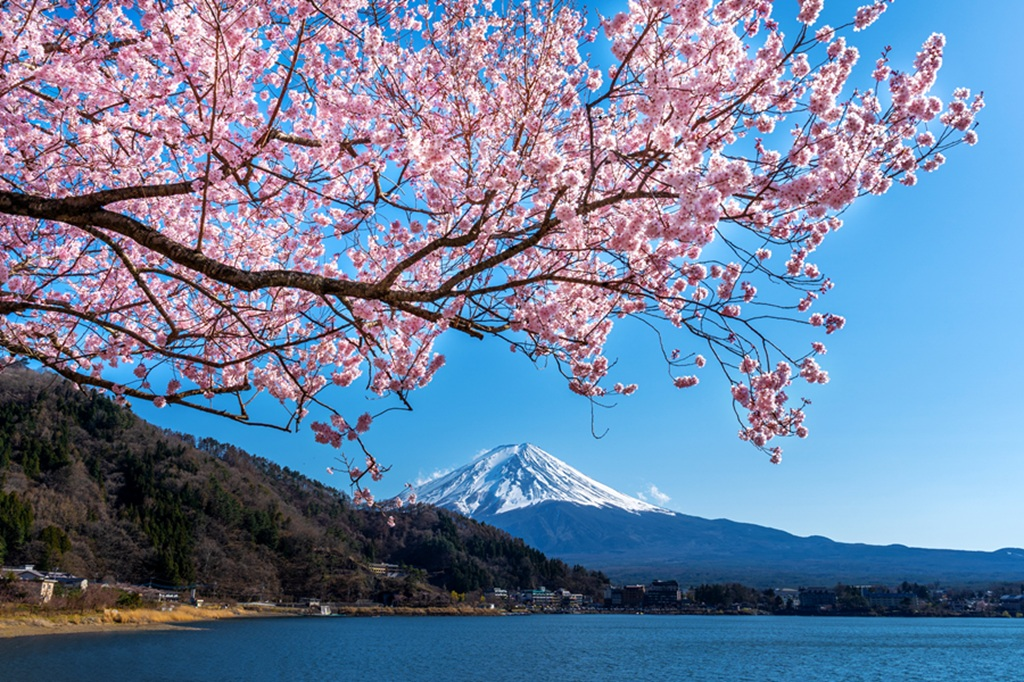
#> input picture Dataset/lab2/small.jpg, 1024 x 682 px, found by its file name
$ python lab2.py
#> lines starting #> are read from the running program, lines starting #| are printed output that depends on the picture
# ============================================================
# DVP LAB
# IMAGE ENHANCEMENT - TRANSFORMATION FUNCTIONS
#
# 1. Negative
#       S = L - 1 - r
#
# 2. Power Law / Gamma Correction
#       S = c(r^gamma)
#
# 3. Log Transformation
#       S = c log(1 + r)
#
# i)  Without library
# ii) With tool/library
#
# Input:
# E:input_path = r"\Users\AISHWARYA\Downloads\divp\lab2\small.jpg"
#
# Output:
# E:\Download\DVP_Lab_Image_Enhancement
# ============================================================


# ============================================================
# 1. IMPORT LIBRARIES
# ============================================================

import os
import numpy as np
import matplotlib.pyplot as plt
from PIL import Image


# ============================================================
# 2. INPUT IMAGE
# ============================================================

input_path = r"C:\Users\AISHWARYA\Downloads\divp\lab2\small.jpg"

# ============================================================
# 3. MAIN OUTPUT FOLDER
# ============================================================

main_folder = r"C:\Users\AISHWARYA\Downloads\divp\lab2\DVP_Lab_Image_Enhancement"

without_library_folder = os.path.join(
    main_folder,
    "01_Without_Library"
)

with_library_folder = os.path.join(
    main_folder,
    "02_With_Library"
)

comparison_folder = os.path.join(
    main_folder,
    "03_Comparison"
)


# ============================================================
# 4. CREATE FOLDERS
# ============================================================

os.makedirs(without_library_folder, exist_ok=True)
os.makedirs(with_library_folder, exist_ok=True)
os.makedirs(comparison_folder, exist_ok=True)


print("Output folders created successfully!")
print()
print("Main folder:")
print(main_folder)


# ============================================================
# 5. READ IMAGE
# ============================================================

img_pil = Image.open(input_path).convert("L")
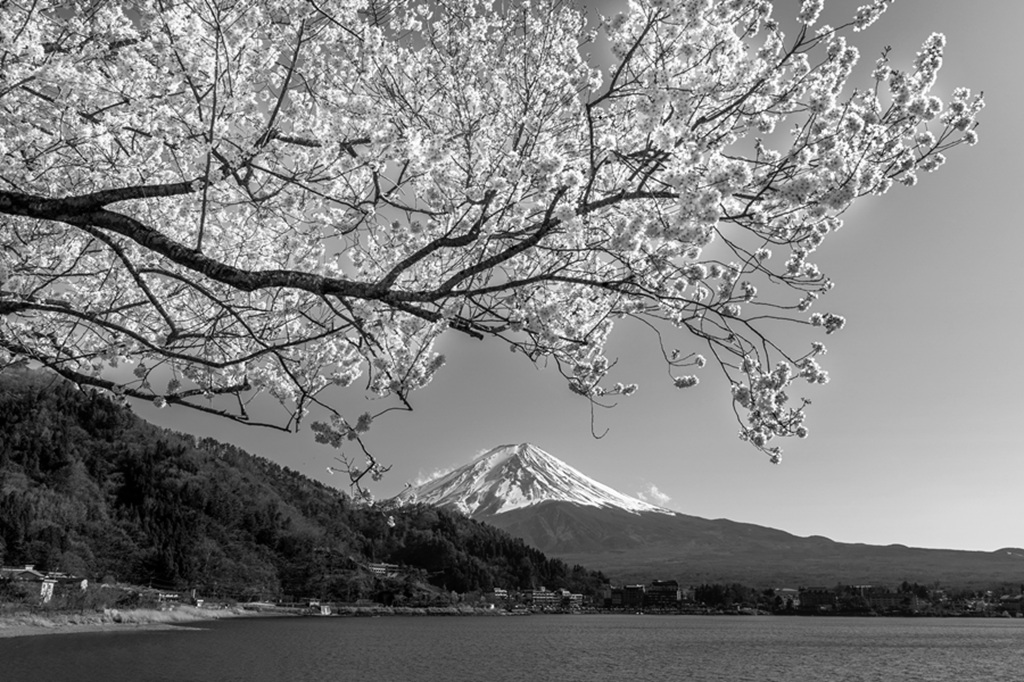
#> img_pil: PIL image 1024x682 L; min 0, max 255, mean 126.8

image = np.array(img_pil)

print()
print("Image loaded successfully!")
print("Image shape:", image.shape)
#| Image shape: (682, 1024)
print("Image size:", image.size)
#| Image size: 698368


# ============================================================
# 6. FUNCTION TO SAVE IMAGE
# ============================================================

def save_image(array, filename, folder, quality=90):

    path = os.path.join(folder, filename)

    image_to_save = Image.fromarray(
        np.uint8(np.clip(array, 0, 255))
    )

    image_to_save.save(
        path,
        "JPEG",
        quality=quality,
        optimize=True
    )

    return path


# ============================================================
# 7. NEGATIVE TRANSFORMATION
#
# Formula:
#
# S = L - 1 - r
#
# For 8-bit image:
#
# L = 256
#
# Therefore:
#
# S = 255 - r
# ============================================================

def negative_without_library(img):

    L = 256

    result = np.zeros_like(img)

    rows, cols = img.shape

    for i in range(rows):

        for j in range(cols):

            r = int(img[i, j])

            result[i, j] = L - 1 - r

    return result


# ============================================================
# 8. GAMMA CORRECTION WITHOUT LIBRARY
#
# Formula:
#
# S = c(r^gamma)
#
# Normalize r to [0,1]
# ============================================================

def gamma_without_library(img, gamma, c=1):

    result = np.zeros_like(img, dtype=np.float64)

    rows, cols = img.shape

    for i in range(rows):

        for j in range(cols):

            r = img[i, j] / 255.0

            s = c * (r ** gamma)

            result[i, j] = s * 255

    return np.uint8(
        np.clip(result, 0, 255)
    )


# ============================================================
# 9. LOG TRANSFORMATION WITHOUT LIBRARY
#
# Formula:
#
# S = c log(1 + r)
#
# r is normalized to [0,255]
#
# c = 255 / log(256)
# ============================================================

def log_without_library(img):

    result = np.zeros_like(
        img,
        dtype=np.float64
    )

    c = 255 / np.log(256)

    rows, cols = img.shape

    for i in range(rows):

        for j in range(cols):

            r = int(img[i, j])

            s = c * np.log(1 + r)

            result[i, j] = s

    return np.uint8(
        np.clip(result, 0, 255)
    )


# ============================================================
# 10. RUN WITHOUT LIBRARY
# ============================================================

negative_no_lib = negative_without_library(image)
#> after the loop in negative_without_library, `for i in range(rows):`:
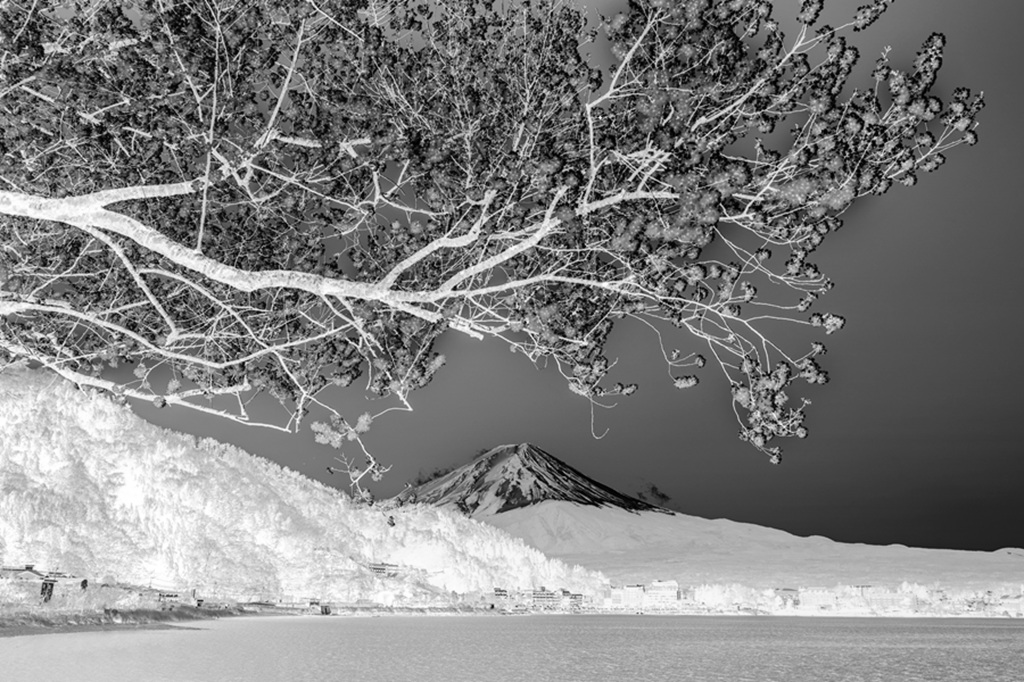
#> result: shape (682, 1024); min 0, max 255, mean 128.2

gamma05_no_lib = gamma_without_library(
    image,
    gamma=0.5
)
#> after the loop in gamma_without_library, `for i in range(rows):`:
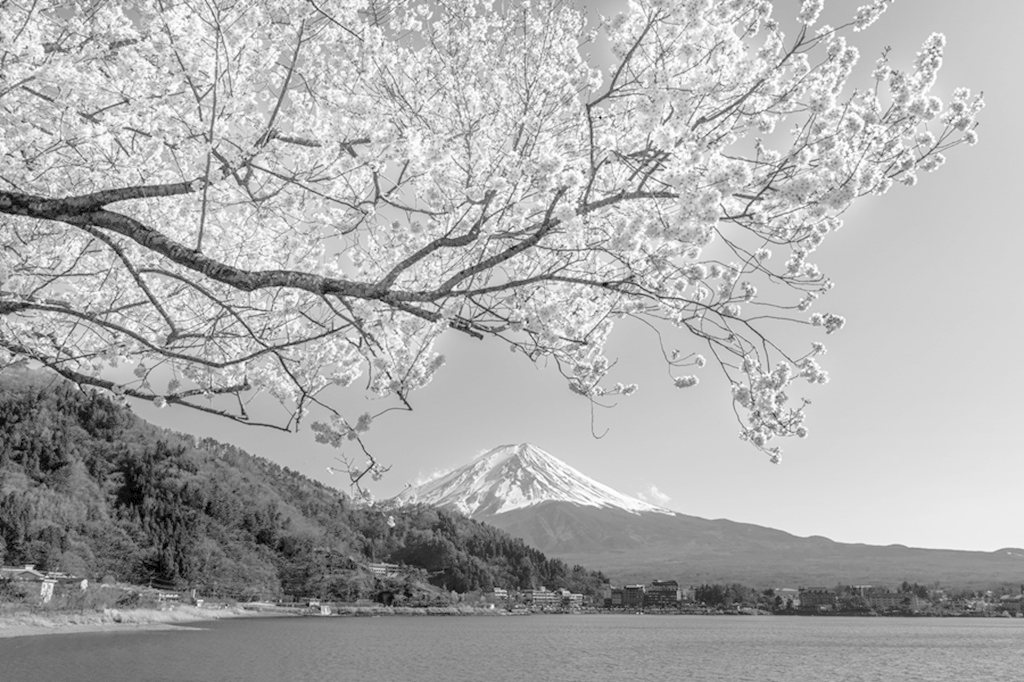
#> result: shape (682, 1024) float64; min 0, max 255, mean 172.9

gamma15_no_lib = gamma_without_library(
    image,
    gamma=1.5
)
#> call 2 of gamma_without_library, with gamma = 1.5, c = 1
#> after the loop in gamma_without_library (call 2), `for i in range(rows):`:
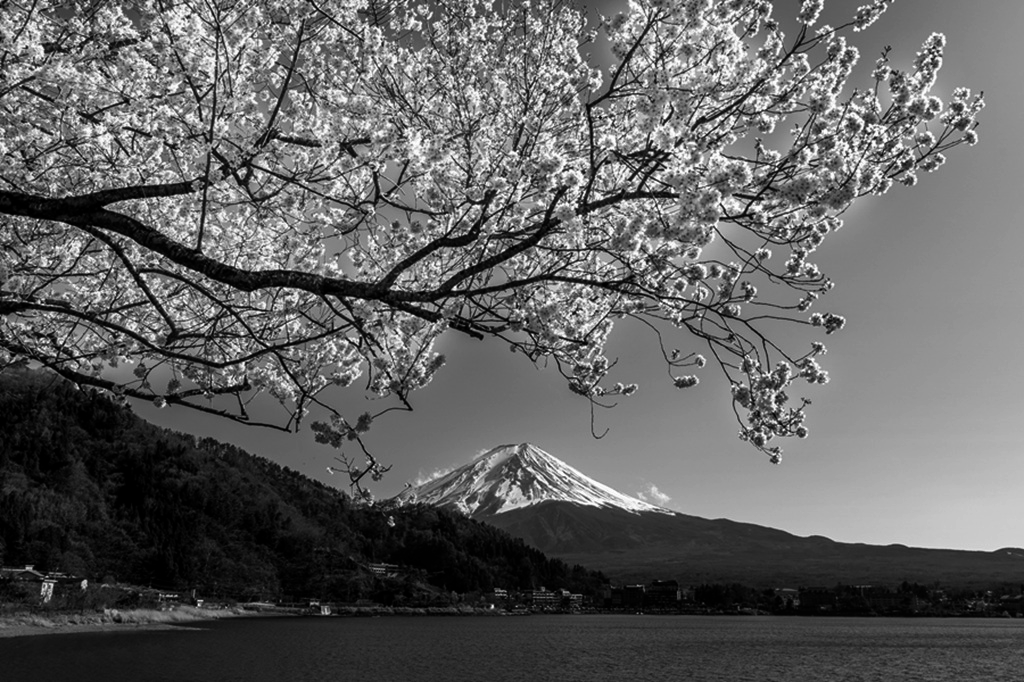
#> result: shape (682, 1024) float64; min 0, max 255, mean 97.4

log_no_lib = log_without_library(image)
#> after the loop in log_without_library, `for i in range(rows):`:
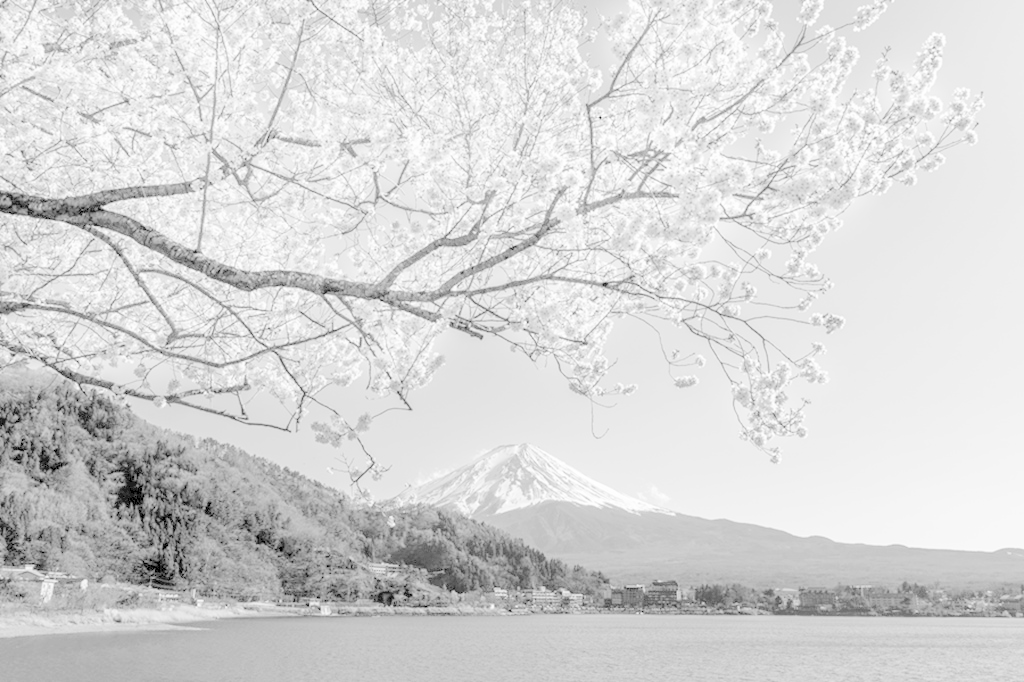
#> result: shape (682, 1024) float64; min 0, max 255, mean 214.6


# ============================================================
# 11. SAVE WITHOUT-LIBRARY OUTPUTS
# ============================================================

save_image(
    image,
    "Original.jpg",
    without_library_folder
)

save_image(
    negative_no_lib,
    "Negative.jpg",
    without_library_folder
)

save_image(
    gamma05_no_lib,
    "Gamma_0.5.jpg",
    without_library_folder
)

save_image(
    gamma15_no_lib,
    "Gamma_1.5.jpg",
    without_library_folder
)

save_image(
    log_no_lib,
    "Log_Transformation.jpg",
    without_library_folder
)


# ============================================================
# 12. DISPLAY WITHOUT-LIBRARY RESULTS
# ============================================================

plt.figure(figsize=(15, 8))

plt.subplot(2, 3, 1)
plt.imshow(image, cmap="gray")
plt.title("Original")
plt.axis("off")

plt.subplot(2, 3, 2)
plt.imshow(negative_no_lib, cmap="gray")
plt.title("Negative")
plt.axis("off")

plt.subplot(2, 3, 3)
plt.imshow(gamma05_no_lib, cmap="gray")
plt.title("Gamma = 0.5")
plt.axis("off")

plt.subplot(2, 3, 4)
plt.imshow(gamma15_no_lib, cmap="gray")
plt.title("Gamma = 1.5")
plt.axis("off")

plt.subplot(2, 3, 5)
plt.imshow(log_no_lib, cmap="gray")
plt.title("Log Transformation")
plt.axis("off")

plt.tight_layout()

plt.savefig(
    os.path.join(
        without_library_folder,
        "All_Results.jpg"
    ),
    dpi=100
)

plt.show()


# ============================================================
# 13. WITH LIBRARY
# ============================================================
#
# Using NumPy/Pillow functions instead of manually
# processing every pixel.
# ============================================================


# ------------------------------------------------------------
# Negative using NumPy
# ------------------------------------------------------------

negative_library = 255 - image


# ------------------------------------------------------------
# Gamma using NumPy
# ------------------------------------------------------------

gamma05_library = np.uint8(
    255 * (
        image / 255.0
    ) ** 0.5
)


gamma15_library = np.uint8(
    255 * (
        image / 255.0
    ) ** 1.5
)


# ------------------------------------------------------------
# Log transformation using NumPy
# ------------------------------------------------------------

c = 255 / np.log(256)

log_library = np.uint8(
    c * np.log(
        1 + image
    )
)


# ============================================================
# 14. SAVE WITH-LIBRARY OUTPUTS
# ============================================================

save_image(
    image,
    "Original.jpg",
    with_library_folder
)

save_image(
    negative_library,
    "Negative.jpg",
    with_library_folder
)

save_image(
    gamma05_library,
    "Gamma_0.5.jpg",
    with_library_folder
)

save_image(
    gamma15_library,
    "Gamma_1.5.jpg",
    with_library_folder
)

save_image(
    log_library,
    "Log_Transformation.jpg",
    with_library_folder
)


# ============================================================
# 15. DISPLAY WITH-LIBRARY RESULTS
# ============================================================

plt.figure(figsize=(15, 8))

plt.subplot(2, 3, 1)
plt.imshow(image, cmap="gray")
plt.title("Original")
plt.axis("off")

plt.subplot(2, 3, 2)
plt.imshow(negative_library, cmap="gray")
plt.title("Negative")
plt.axis("off")

plt.subplot(2, 3, 3)
plt.imshow(gamma05_library, cmap="gray")
plt.title("Gamma = 0.5")
plt.axis("off")

plt.subplot(2, 3, 4)
plt.imshow(gamma15_library, cmap="gray")
plt.title("Gamma = 1.5")
plt.axis("off")

plt.subplot(2, 3, 5)
plt.imshow(log_library, cmap="gray")
plt.title("Log Transformation")
plt.axis("off")

plt.tight_layout()

plt.savefig(
    os.path.join(
        with_library_folder,
        "All_Results.jpg"
    ),
    dpi=100
)

plt.show()


# ============================================================
# 16. COMPARISON - NEGATIVE
# ============================================================

plt.figure(figsize=(12, 5))

plt.subplot(1, 2, 1)
plt.imshow(
    negative_no_lib,
    cmap="gray"
)
plt.title("Negative - Without Library")
plt.axis("off")

plt.subplot(1, 2, 2)
plt.imshow(
    negative_library,
    cmap="gray"
)
plt.title("Negative - With Library")
plt.axis("off")

plt.tight_layout()

plt.savefig(
    os.path.join(
        comparison_folder,
        "Negative_Comparison.jpg"
    ),
    dpi=100
)

plt.show()


# ============================================================
# 17. COMPARISON - GAMMA
# ============================================================

plt.figure(figsize=(15, 5))

plt.subplot(1, 3, 1)
plt.imshow(
    image,
    cmap="gray"
)
plt.title("Original")
plt.axis("off")

plt.subplot(1, 3, 2)
plt.imshow(
    gamma05_no_lib,
    cmap="gray"
)
plt.title("Gamma = 0.5")
plt.axis("off")

plt.subplot(1, 3, 3)
plt.imshow(
    gamma15_no_lib,
    cmap="gray"
)
plt.title("Gamma = 1.5")
plt.axis("off")

plt.tight_layout()

plt.savefig(
    os.path.join(
        comparison_folder,
        "Gamma_Comparison.jpg"
    ),
    dpi=100
)

plt.show()


# ============================================================
# 18. COMPARISON - LOG
# ============================================================

plt.figure(figsize=(12, 5))

plt.subplot(1, 2, 1)
plt.imshow(
    log_no_lib,
    cmap="gray"
)
plt.title("Log - Without Library")
plt.axis("off")

plt.subplot(1, 2, 2)
plt.imshow(
    log_library,
    cmap="gray"
)
plt.title("Log - With Library")
plt.axis("off")

plt.tight_layout()

plt.savefig(
    os.path.join(
        comparison_folder,
        "Log_Comparison.jpg"
    ),
    dpi=100
)

plt.show()


# ============================================================
# 19. FUNCTION TO CALCULATE FOLDER SIZE
# ============================================================

def get_folder_size(folder):

    total = 0

    for root, dirs, files in os.walk(folder):

        for file in files:

            path = os.path.join(
                root,
                file
            )

            if os.path.exists(path):

                total += os.path.getsize(path)

    return total


def bytes_to_mb(size):

    return size / (1024 * 1024)


# ============================================================
# 20. CHECK EACH FOLDER SIZE
# ============================================================

print()
print("=" * 60)
print("OUTPUT FOLDER SIZE")
print("=" * 60)


folders = [
    without_library_folder,
    with_library_folder,
    comparison_folder
]


for folder in folders:

    size = get_folder_size(folder)

    print(
        os.path.basename(folder),
        " : ",
        f"{bytes_to_mb(size):.2f} MB"
    )


# ============================================================
# 21. CHECK WHETHER FOLDERS ARE BELOW 25 MB
# ============================================================

print()
print("=" * 60)
print("SIZE CHECK")
print("=" * 60)


LIMIT = 25 * 1024 * 1024


for folder in folders:

    size = get_folder_size(folder)

    folder_name = os.path.basename(folder)

    if size < LIMIT:

        print(
            f"✓ {folder_name} "
            f"is BELOW 25 MB"
        )

    else:

        print(
            f"⚠ {folder_name} "
            f"is ABOVE 25 MB"
        )


# ============================================================
# 22. CREATE README FILE
# ============================================================

readme_text = """

DVP LAB
IMAGE ENHANCEMENT - TRANSFORMATION FUNCTIONS
==============================================

Input Image:
butterflyimage.jfif


TRANSFORMATIONS
---------------

1. Negative Transformation

Formula:

S = L - 1 - r

For an 8-bit image:

L = 256

Therefore:

S = 255 - r


2. Power Law / Gamma Correction

Formula:

S = c(r^gamma)

Implemented gamma values:

gamma = 0.5
gamma = 1.5


3. Log Transformation

Formula:

S = c log(1 + r)

For an 8-bit image:

c = 255 / log(256)


IMPLEMENTATIONS
---------------

1. Without Library
   Pixel-by-pixel implementation.

2. With Library
   NumPy based implementation.


OUTPUT FOLDERS
--------------

01_Without_Library
Contains manually implemented transformations.

02_With_Library
Contains NumPy/library based transformations.

03_Comparison
Contains comparison images.


INPUT
-----

E:\\Download\\butterflyimage.jfif


All output folders are checked to ensure
their size remains below 25 MB.

"""


readme_path = os.path.join(
    main_folder,
    "README.txt"
)


with open(
    readme_path,
    "w",
    encoding="utf-8"
) as file:

    file.write(readme_text)


# ============================================================
# 23. FINAL MESSAGE
# ============================================================

print()
print("=" * 60)
print("LAB COMPLETED SUCCESSFULLY")
print("=" * 60)

print()
print("Input:")
print(input_path)

print()
print("Output:")
print(main_folder)

print()
print("README:")
print(readme_path)

print()
print("Folders created:")

for folder in folders:

    size = get_folder_size(folder)

    print(
        f"  {os.path.basename(folder)}"
        f" -> {bytes_to_mb(size):.2f} MB"
    )

print()
print("✓ Negative transformation completed")
print("✓ Gamma correction completed")
print("✓ Log transformation completed")
print("✓ Without-library implementation completed")
print("✓ With-library implementation completed")
print("✓ Comparison images created")
print("✓ README created")
print("✓ Folder sizes checked")
